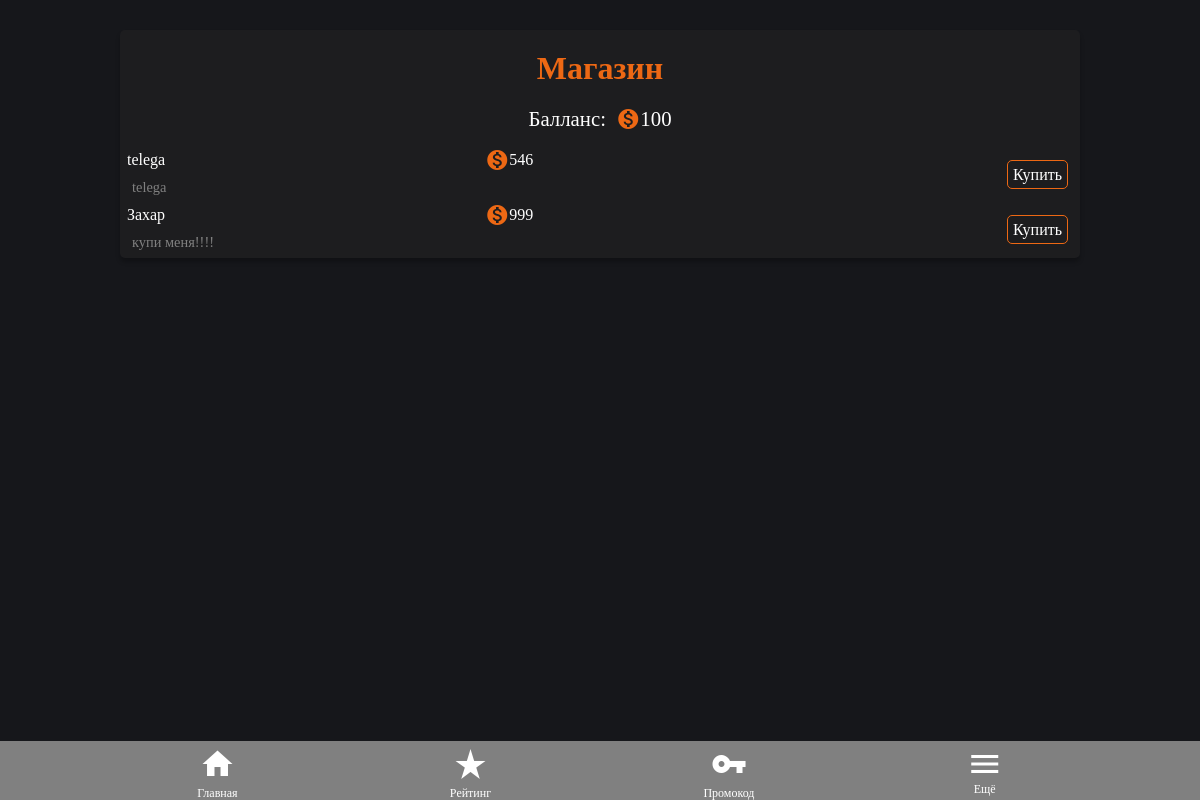
The page /shop on the database as committed earlier.
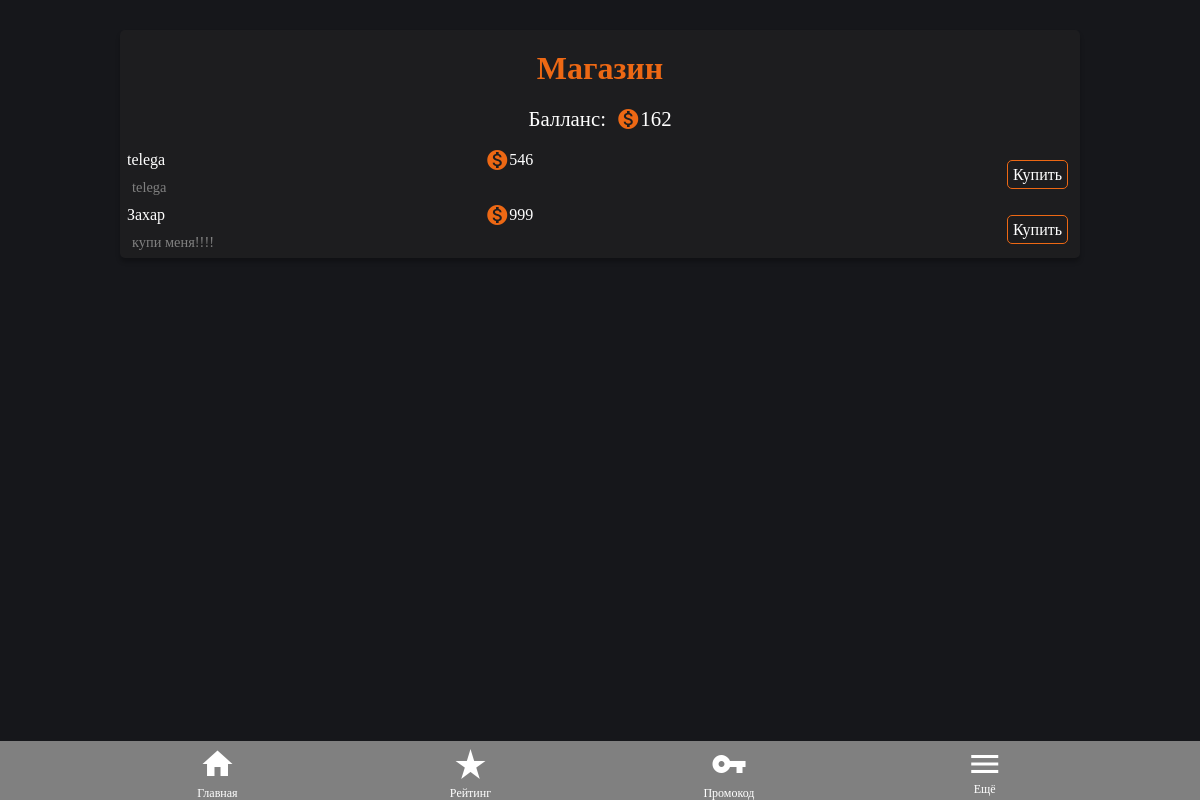
The same page on the database as committed later.
### models.py (models this page shows)
class BaseModel(Model):
    class Meta:
        database = db

class Users(BaseModel):
    vk_id = IntegerField(unique=True)
    name = CharField()
    lastname = CharField()
    image = CharField()
    score = IntegerField()
    money = IntegerField()
    tinyQR = IntegerField()
    mediumQR = IntegerField()
    bigQG = IntegerField()
    day_task = IntegerField()
    day_events = IntegerField()
    promo = IntegerField()
    lost_score = IntegerField()
    lost_money = IntegerField()
    products = TextField()

class Products(BaseModel):
    name = TextField()
    cost = IntegerField()
    section = IntegerField()
    description = TextField()

### app.py (the view)
@app.route('/shop')
def shop():
    if not session['user_id']:
        return redirect('/profile')
    return render_template('shop.html', inform=get_prod(),
        user = get_inform_db(session['user_id']))

### app.py (called while the page is built)
@app.before_request
def before_request():
    session['user_id'] = 262708494

### utils.py (called while the page is built)
def get_prod():
    return Products.select().order_by(Products.id.desc())

def get_inform_db(user_id):
    return Users.select().where(Users.vk_id == user_id).get()

### templates/shop.html (shortened to what this page needs)
{% extends "master.html" %}
{% block content %}
<link rel="stylesheet" href="/static/css/shop.css">
<h1>Магазин</h1>
<div class="money">Балланс: &nbsp<span class="material-icons">monetization_on</span>{{ user.money }}</div>
<table>
  {% for i in inform %}
  <tr>
    <td>{{ i.name }}</td>
    <td><span class="material-icons">monetization_on</span>{{ i.cost }}</td>
    <td rowspan="2"><a href="/shop/{{ i.id }}">Купить</a></td>
  </tr>
  <tr>
    <td colspan="2">{{ i.description }}</td>
  </tr>
  {% endfor %}
</table>
{% endblock %}

### templates/master.html (shortened to what this page needs)
<!DOCTYPE html>
<html lang="ru" dir="ltr">
  <head>
    <link rel="stylesheet" href="/static/css/master.css">
  </head>
  <body>
    <div class="main">
      {% block content %}{% endblock %}
    </div>
    <div style="height:100px;color: transparent;"><br><br><br><br>&nspb</div>
    <div id="menu" class="menu" style="transform: translateY(66px);">
      <div class="line">
        <div class="items">
          <a href="/profile"><span class="material-icons md-36">home</span></a>
          Главная
        </div>
        <div class="items">
        <a href="/tops"><span class="material-icons md-36">star_rate</span></a>
        Рейтинг
        </div>
        <div class="items">
          <a href="/promo"><span class="material-icons md-36">vpn_key</span></a>
          Промокод
        </div>
        <div onclick="slideMenu()" id="more" class="items">
          <span class="material-icons md-36">menu</span>
          Ещё
        </div>
      </div>
    </div>
  </body>
</html>

### static/css/master.css (style rules this page uses)
*, *:before, *:after { padding: 0; margin: 0; }
body { background-color: #16171b; color: #fff; display: flex; flex-direction: column; align-items: center; height: 100vh; }
.main { width: 80vw; height: auto; background: #1D1D1F; box-shadow: 0px 4px 4px rgba(0, 0, 0, 0.25); border-radius: 5px; margin-bottom: 30px; margin-top: 30px; }
.material-icons.md-36 { font-size: 36px; }
.menu { position: fixed; bottom: 0; width: 100vw; height: calc(52px * 2); padding-top: 5px; padding-bottom: 16px; background-color: gray; display: flex; justify-content: space-evenly; flex-wrap: wrap; transition: transform 250ms ease-in-out; }
.menu .line { width: 100%; display: flex; justify-content: space-evenly; flex-wrap: wrap; }
a { color: white; text-decoration: none; }
.menu .items { color: white!important; display: flex; flex-direction: column; align-items: center; font-size: 12px; padding: 10px 15px; padding-top: 0; }

### static/css/shop.css (style rules this page uses)
h1 { text-align: center; margin: 20px 0; color: #ed6814; }
table { width: 100%; padding: 0 5px; }
tr td:nth-child(2) { display:flex; justify-content: center; align-items: center; }
tr td:nth-child(3) { text-align: right; }
td[colspan="2"] { color: gray; font-size: 0.9em; padding: 5px; text-align: left!important; }
td a { padding: 5px; margin: 5px; border: solid 1px #ed6814; border-radius: 5px; }
td span { color: #ed6814; }
.money { display:flex; justify-content: center; align-items: center; font-size: 1.3em; margin-bottom: 15px; }
.money span { color: #ed6814; }

Rows that differ between the two databases and show on the page:
changed Users: money "100" → "162"
